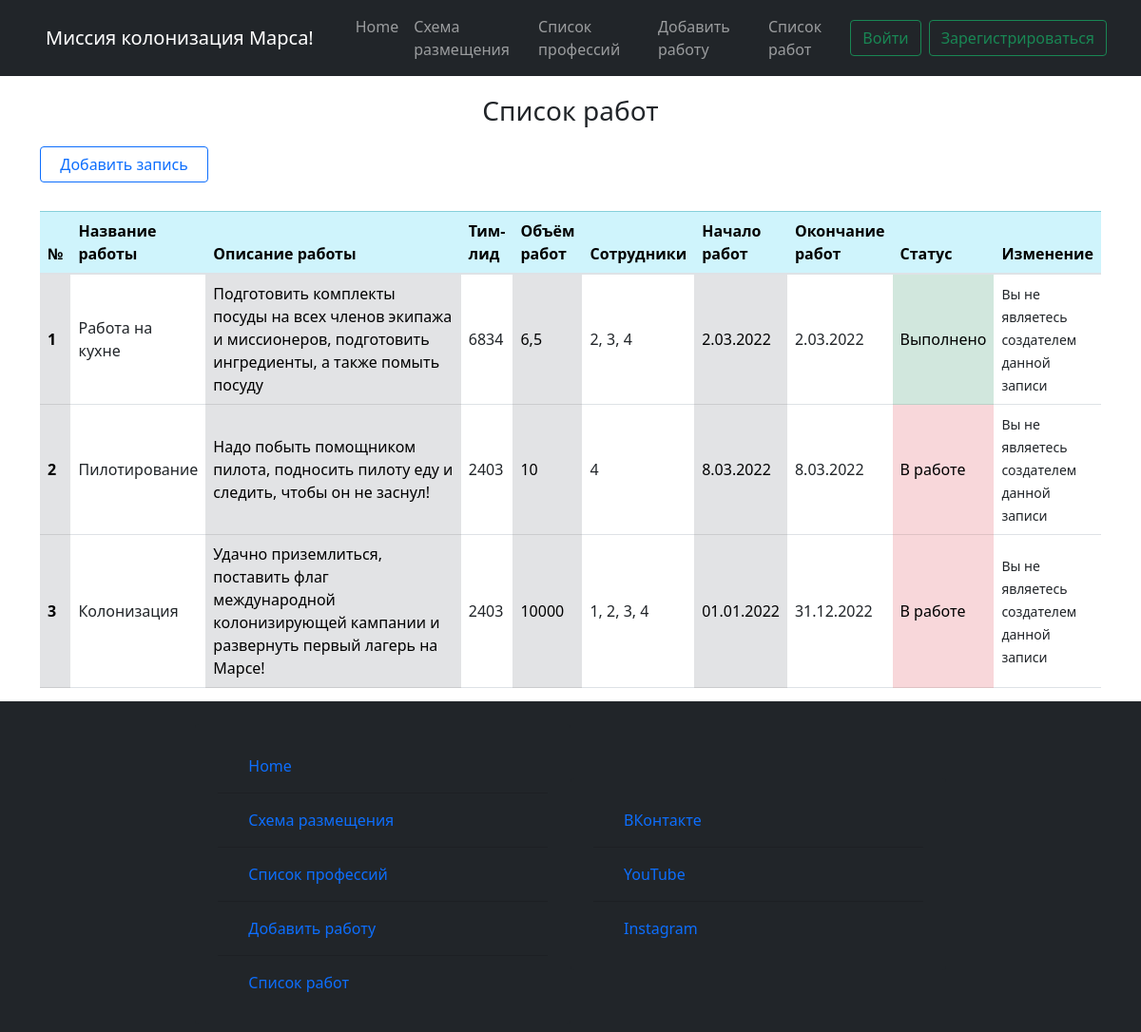
The page /job_list on the database as committed earlier.
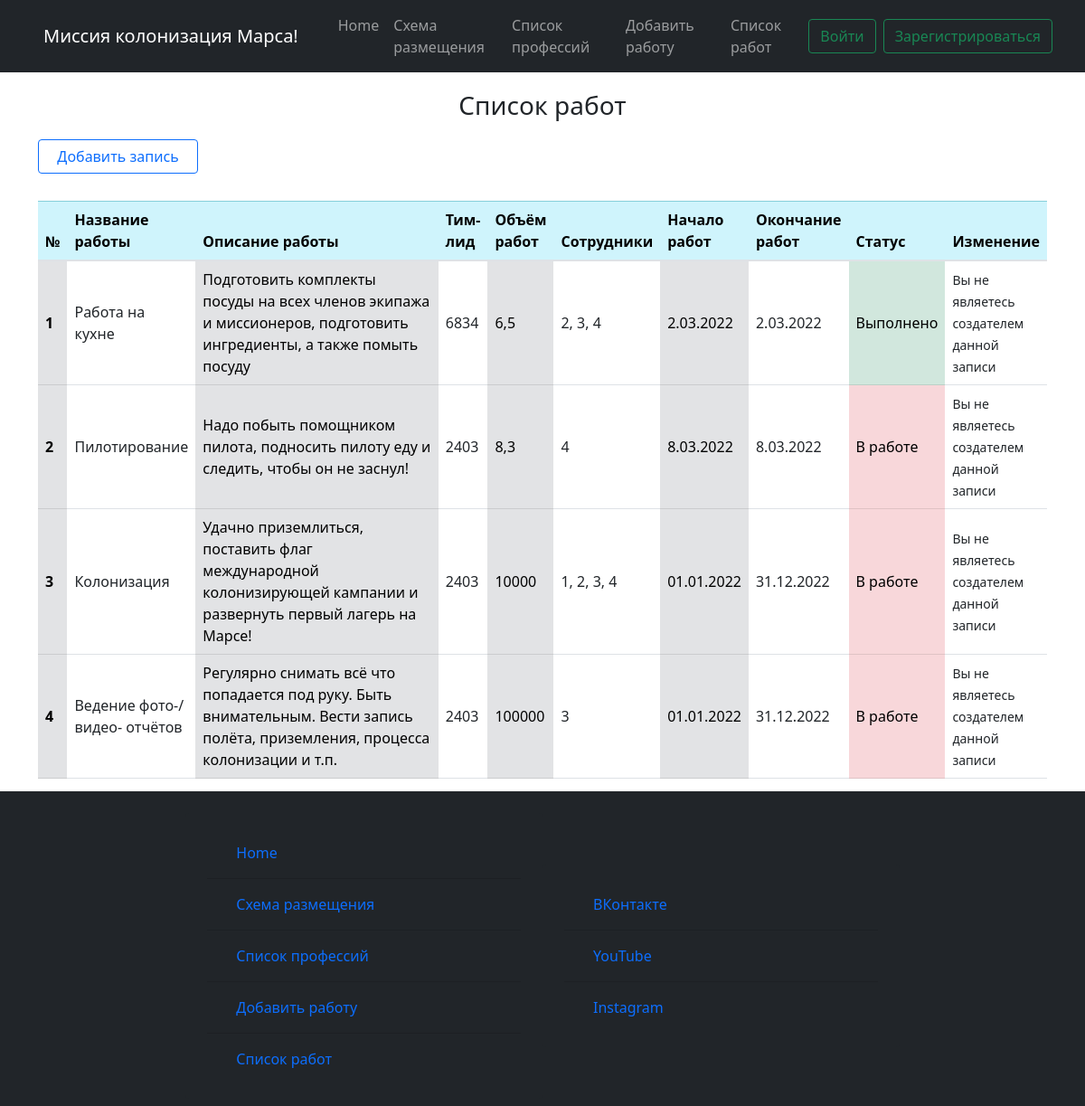
The same page on the database as committed later.
### static/data/jobs.py (models this page shows)
class Jobs(SqlAlchemyBase, UserMixin):
    __tablename__ = 'jobs'
    id = sqlalchemy.Column(sqlalchemy.Integer,
                           primary_key=True, autoincrement=True)
    job_title = sqlalchemy.Column(sqlalchemy.String, nullable=True)
    job_describe = sqlalchemy.Column(sqlalchemy.String, nullable=True)
    team_leader = sqlalchemy.Column(sqlalchemy.Integer, nullable=True)
    work_size = sqlalchemy.Column(sqlalchemy.Integer, nullable=True)
    collaborators = sqlalchemy.Column(sqlalchemy.String, nullable=True)
    start_date = sqlalchemy.Column(sqlalchemy.String, nullable=True)
    end_date = sqlalchemy.Column(sqlalchemy.String, nullable=True)
    creator = sqlalchemy.Column(sqlalchemy.Integer, nullable=True)
    is_finished = sqlalchemy.Column(sqlalchemy.Boolean, nullable=True)
    is_only_for_crew = sqlalchemy.Column(sqlalchemy.Boolean, nullable=True)

### runner.py (the view)
@app.route('/job_list', methods=['POST', 'GET'])
def job_list():
    html_file = 'html/job_list.html'
    db_session.global_init("static/databases/my_site.db")
    db_sess = db_session.create_session()
    jobs = db_sess.query(Jobs).all()
    return render_template(html_file,
                           jobs=jobs,
                           title='Список работ',
                           menu_bar_title='Миссия колонизация Марса!', )

### static/data/db_session.py (called while the page is built, shortened)
def global_init(db_file):
    global __factory
    if __factory:
        return

def create_session() -> Session:
    global __factory
    return __factory()

### templates/html/job_list.html
{% extends "html/base.html" %}
{% block content %}
    <div class="startpage">
        <div class="card-body-title job-list-title">
            <h3>Список работ</h3>
        </div>
        <a href="/create_job" class="btn btn-outline-primary">
              Добавить запись
        </a>
        <table class="table job-list">
            <thead class="table-info">
                <th scope="col">№</th>
                <th scope="col">Название работы</th>
                <th scope="col" class="col-lg-3">Описание работы</th>
                <th scope="col">Тим-лид</th>
                <th scope="col">Объём работ</th>
                <th scope="col">Сотрудники</th>
                <th scope="col">Начало работ</th>
                <th scope="col">Окончание работ</th>
                <th scope="col">Статус</th>
                <th scope="col">Изменение</th>
            </thead>
            <tbody>
                {% for job in jobs %}
                    <tr>
                        <th scope="row" class="table-secondary align-middle"> {{ loop.index }}</th>
                        <td class="align-middle">{{ job.job_title }}</td>
                        <td class="table-secondary align-middle">{{ job.job_describe }}</td>
                        <td class="align-middle">{{ job.team_leader }}</td>
                        <td class="table-secondary align-middle">{{ job.work_size }}</td>
                        <td class="align-middle">{{ job.collaborators }}</td>
                        <td class="table-secondary align-middle">{{ job.start_date}}</td>
                        <td class="align-middle">{{ job.end_date }}</td>
                        {% if job.is_finished == 0 %}
                            <td class="table-danger align-middle">В работе</td>
                        {% else %}
                            <td class="table-success align-middle">Выполнено</td>
                        {% endif %}
                        <td class="align-middle">
                            {% if current_user.is_authenticated and current_user.id == job.creator %}
                                <div>
                                    <a href="/edit_job/{{ job.id }}" class="btn btn-warning">
                                        Изменить
                                    </a>
                                    <p></p>
                                    <a href="/job_delete/{{ job.id }}" class="btn btn-danger">
                                         Удалить
                                    </a>
                                </div>
                            {% else %}
                                <div>
                                    <small>Вы не являетесь создателем данной записи</small>
                                </div>
                            {% endif %}
                        </td>
                    </tr>
                {% endfor %}
            </tbody>
        </table>
    </div>
{% endblock %}

### templates/html/base.html (shortened to what this page needs)
<!doctype html>
<html lang="en">
<head>
    <link rel="stylesheet"
          href="https://stackpath.bootstrapcdn.com/bootstrap/4.4.1/css/bootstrap.min.css"
>
    <link rel="stylesheet" href="../../static/bootstrap-5.1.3-dist/css/bootstrap.css">
    <link rel="stylesheet" href="../../static/bootstrap-5.1.3-dist/css/bootstrap-grid.css">
    <link rel="stylesheet" href="../../static/bootstrap-5.1.3-dist/css/bootstrap-reboot.css">
    <link rel="stylesheet" href="../../static/bootstrap-5.1.3-dist/css/bootstrap-utilities.css">
    <link rel="stylesheet" href="../../static/css/professions.css">
    <link rel="stylesheet" href="../../static/css/index.css">
    <link rel="stylesheet" href="../../static/css/bar.css">
</head>
<body>
<div class="wrapper">
    <header>
    <nav class="navbar navbar-expand-lg navbar-dark bg-dark text-white">
        <div class="container-fluid">
            <a class="navbar-brand" href="/">{{ menu_bar_title }}</a>
            <div class="collapse navbar-collapse" id="navbarSupportedContent">
                <ul class="navbar-nav me-auto mb-2 mb-lg-0">
                    <li class="nav-item">
                        <a class="nav-link" aria-current="page" href="/">Home</a>
                    </li>
                    <li class="nav-item">
                        <a class="nav-link" href="/distribution">Схема размещения</a>
                    </li>
                    <li class="nav-item">
                        <a class="nav-link" href="/list_prof/ul">Список профессий</a>
                    </li>
                    <li class="nav-item">
                        <a class="nav-link" href="/create_job">Добавить работу</a>
                    </li>
                    <li class="nav-item">
                        <a class="nav-link" href="/job_list">Список работ</a>
                    </li>
                </ul>
                {% if current_user.is_authenticated %}
                    <div class="dropdown-navbar">
                        <div class="btn-group">
                            <button type="button" class="btn btn-secondary dropdown-toggle" data-bs-toggle="dropdown" href="#" role="button" aria-expanded="false" id="user">{{ current_user.name }}</button>
                            <ul class="dropdown-menu">
                                <li><h6 class="dropdown-header">{{ current_user.name }} {{ current_user.surname }}</h6></li>
                                <li><a class="dropdown-item" href="/profile/{{ current_user.email }}">Профиль</a></li>
                                <li><hr class="dropdown-divider"></li>
                                <li><a class="dropdown-item" href="/">Настройки</a></li>
                                <li><a class="dropdown-item" href="/logout">Выйти</a></li>
                            </ul>
                        </div>
                    </div>
                {% else %}
                    <form class="d-flex">
                        <a class="nav-brand" href="/login"><button class="btn btn-outline-success me-2" type="button">Войти</button></a>
                        <a class="nav-brand" href="/register"><button class="btn btn-outline-success me-2" type="button">Зарегистрироваться</button></a>
                    </form>
                {% endif %}
            </div>
        </div>
    </nav>
</header>
<main role="main" class="container">
    {% block content %}{% endblock %}
</main>
<footer class="navbar navbar-dark bg-dark navbar-footer row g-3" id="footer">
    <div class="card bg-dark col-md-4 footer-column">
        <div class="card-body">
            <form class="form-footer" method="post" novalidate>
                <ul class="list-group list-group-flush bg-dark">
                    <li class="list-group-item bg-dark">
                        <a class="nav-link" aria-current="page" href="/">Home</a>
                    </li>
                    <li class="list-group-item bg-dark">
                        <a class="nav-link" href="/distribution">Схема размещения</a>
                    </li>
                    <li class="list-group-item bg-dark">
                        <a class="nav-link" href="/list_prof/ul">Список профессий</a>
                    </li>
                    <li class="list-group-item bg-dark">
                        <a class="nav-link" href="/create_job">Добавить работу</a>
                    </li>
                    <li class="list-group-item bg-dark">
                        <a class="nav-link" href="/job_list">Список работ</a>
                    </li>
                </ul>
            </form>
        </div>
    </div>
    <div class="card bg-dark col-md-4 footer-column">
        <div class="card-body">
            <form class="form-footer" method="post" novalidate>
                <ul class="list-group list-group-flush bg-dark">
                    <li class="list-group-item bg-dark">
                        <a class="nav-link" aria-current="page" href="https://m.vk.com/daniilkolevatykh"
                           target="_blank">ВКонтакте</a>
                    </li>
                    <li class="list-group-item bg-dark">
                        <a class="nav-link" href="https://www.youtube.com/channel/UCYcTAs_MR2JaN-LxTlDMQxA"
                           target="_blank">YouTube</a>
                    </li>
                    <li class="list-group-item bg-dark">
                        <a class="nav-link" href="https://www.instagram.com/daniil_kolevatykh/"
                           target="_blank">Instagram</a>
                    </li>
                </ul>
            </form>
        </div>
    </div>
</footer>
</div>
</body>
</html>

### static/css/index.css (style rules this page uses)
.table { margin-top: 30px; word-wrap: break-word; }
.job-list-title { margin: 20px; text-align: center; }
.job-list { margin-bottom: 30px; }
* { margin: 0; padding: 0; }
html, body { height: 100%; }
.wrapper { height: 100%; display: flex; flex-direction: column; }
main { flex: 1 1 auto; }
.footer-column { border: none; vertical-align: top; }

### static/css/bar.css (style rules this page uses)
.navbar-brand { alignment: center; padding-left: 20px; padding-right: 20px; }

Rows that differ between the two databases and show on the page:
changed Jobs "Пилотирование": work_size "10" → "8,3"
added Jobs: job_title "Ведение фото-/видео- отчётов", job_describe "Регулярно снимать всё что попадается под руку. Быть внимательным. Вести запись полёта, приземления, процесса колонизации и т.п.", team_leader "2403", work_size "100000", collaborators "3", start_date "01.01.2022", end_date "31.12.2022", is_finished "В работе"
